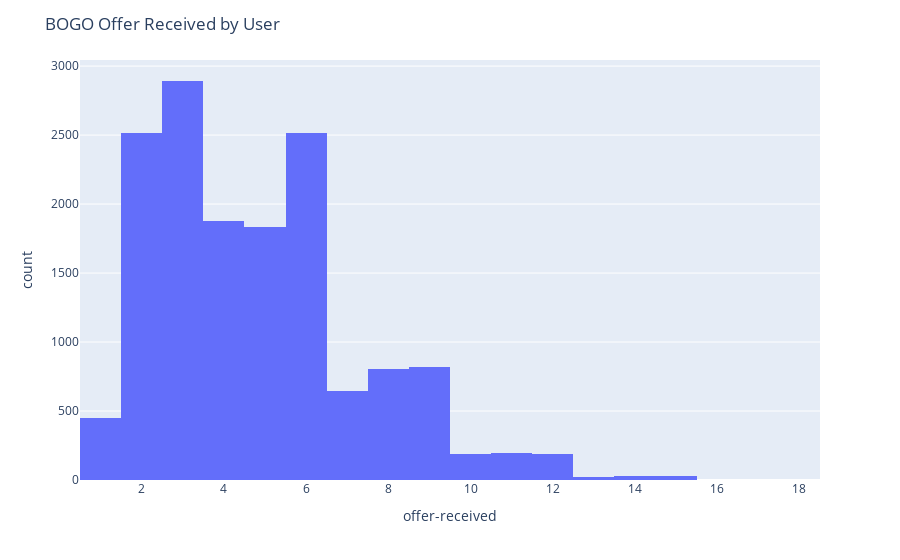

The cell this chart's notebook holds for it:
### Code cell
plot_bogo_offer_received(df)

### Figure 1 — Plotly figure (JSON) as saved in the notebook; plotly's stock layout.template omitted (floating-point values rounded to 4 significant figures; data arrays with more than 128 entries replaced by an {"elided": "..."} marker saying what was removed)
{"data": [{"alignmentgroup": "True", "bingroup": "x", "hovertemplate": "offer-received=%{x}<br>count=%{y}<extra></extra>", "legendgroup": "", "marker": {"color": "#636efa", "pattern": {"shape": ""}}, "name": "", "offsetgroup": "", "orientation": "v", "showlegend": false, "type": "histogram", "x": {"elided": "14992 int values"}, "xaxis": "x", "yaxis": "y"}], "layout": {"barmode": "relative", "legend": {"tracegroupgap": 0}, "margin": {"t": 60}, "title": {"text": "BOGO Offer Received by User"}, "xaxis": {"anchor": "y", "domain": [0, 1], "title": {"text": "offer-received"}}, "yaxis": {"anchor": "x", "domain": [0, 1], "title": {"text": "count"}}}}
